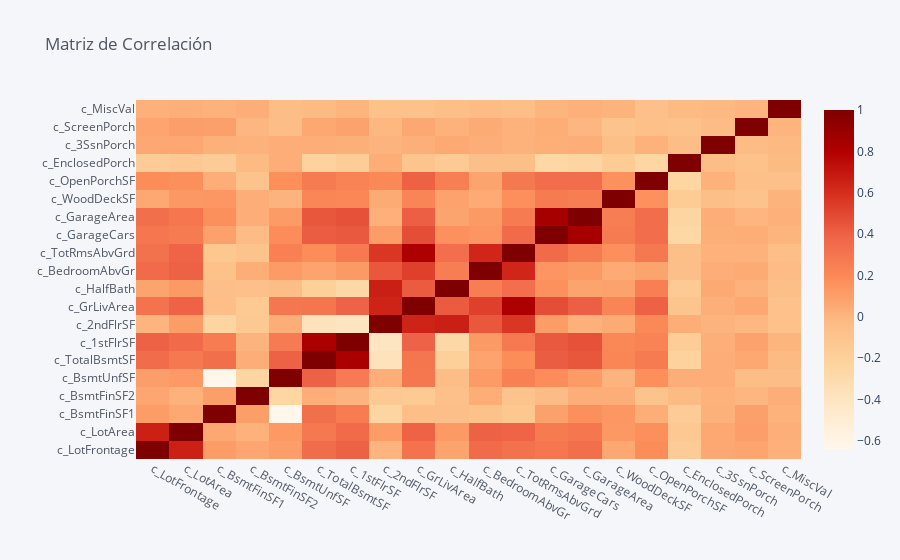

Write notebook code for a chart like this one.
### Markdown cell above
https://www.google.com/url?sa=i&url=https%3A%2F%2Fmedium.com%2F%40outside2SDs%2Fan-overview-of-correlation-measures-between-categorical-and-continuous-variables-4c7f85610365&psig=AOvVaw3KaiD8_vD816QPDiI7Uz8s&ust=1622782900559000&source=images&cd=vfe&ved=0CAIQjRxqFwoTCIjvg8fX-vACFQAAAAAdAAAAABAD

### Code cell
X_train[[x for x in X_train if x!="tgt_SalePrice"]].filter(like="c_").corr(method="spearman").iplot(kind="heatmap",colorscale="orrd",title="Matriz de Correlación")

### Figure 1 — Plotly figure (JSON) as saved in the notebook; plotly's stock layout.template omitted (floating-point values rounded to 4 significant figures; data arrays with more than 128 entries replaced by an {"elided": "..."} marker saying what was removed)
{"data": [{"colorscale": [[0, "rgb(255,247,236)"], [0.125, "rgb(254,232,200)"], [0.25, "rgb(253,212,158)"], [0.375, "rgb(253,187,132)"], [0.5, "rgb(252,141,89)"], [0.625, "rgb(239,101,72)"], [0.75, "rgb(215,48,31)"], [0.875, "rgb(179,0,0)"], [1, "rgb(127,0,0)"]], "type": "heatmap", "x": ["c_LotFrontage", "c_LotArea", "c_BsmtFinSF1", "c_BsmtFinSF2", "c_BsmtUnfSF", "c_TotalBsmtSF", "c_1stFlrSF", "c_2ndFlrSF", "c_GrLivArea", "c_HalfBath", "c_BedroomAbvGr", "c_TotRmsAbvGrd", "c_GarageCars", "c_GarageArea", "c_WoodDeckSF", "c_OpenPorchSF", "c_EnclosedPorch", "c_3SsnPorch", "c_ScreenPorch", "c_MiscVal"], "y": ["c_LotFrontage", "c_LotArea", "c_BsmtFinSF1", "c_BsmtFinSF2", "c_BsmtUnfSF", "c_TotalBsmtSF", "c_1stFlrSF", "c_2ndFlrSF", "c_GrLivArea", "c_HalfBath", "c_BedroomAbvGr", "c_TotRmsAbvGrd", "c_GarageCars", "c_GarageArea", "c_WoodDeckSF", "c_OpenPorchSF", "c_EnclosedPorch", "c_3SsnPorch", "c_ScreenPorch", "c_MiscVal"], "z": {"elided": "20x20 float values"}, "zmax": 1, "zmin": -0.6389}], "layout": {"legend": {"bgcolor": "#F5F6F9", "font": {"color": "#4D5663"}}, "paper_bgcolor": "#F5F6F9", "plot_bgcolor": "#F5F6F9", "title": {"font": {"color": "#4D5663"}, "text": "Matriz de Correlación"}, "xaxis": {"gridcolor": "#E1E5ED", "showgrid": true, "tickfont": {"color": "#4D5663"}, "title": {"font": {"color": "#4D5663"}, "text": ""}, "zerolinecolor": "#E1E5ED"}, "yaxis": {"gridcolor": "#E1E5ED", "showgrid": true, "tickfont": {"color": "#4D5663"}, "title": {"font": {"color": "#4D5663"}, "text": ""}, "zerolinecolor": "#E1E5ED"}}}
